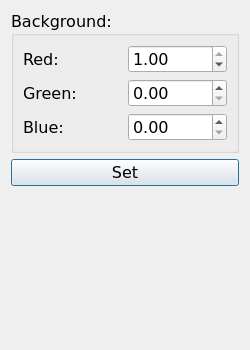
<?xml version="1.0" encoding="UTF-8"?>
<ui version="4.0">
 <class>ControlWindow</class>
 <widget class="QDialog" name="ControlWindow">
  <property name="geometry">
   <rect>
    <x>0</x>
    <y>0</y>
    <width>250</width>
    <height>350</height>
   </rect>
  </property>
  <property name="font">
   <font>
    <family>Verdana</family>
    <pointsize>12</pointsize>
   </font>
  </property>
  <property name="windowTitle">
   <string>Control</string>
  </property>
  <layout class="QVBoxLayout" name="verticalLayout_2">
   <item>
    <widget class="QGroupBox" name="groupBox">
     <property name="title">
      <string>Background:</string>
     </property>
     <layout class="QVBoxLayout" name="verticalLayout">
      <item>
       <layout class="QGridLayout" name="gridLayout">
        <item row="0" column="0">
         <widget class="QLabel" name="redBgLabel">
          <property name="text">
           <string>Red:</string>
          </property>
         </widget>
        </item>
        <item row="0" column="1">
         <widget class="QDoubleSpinBox" name="redBgDSpinBox">
          <property name="maximum">
           <double>1.000000000000000</double>
          </property>
          <property name="singleStep">
           <double>0.010000000000000</double>
          </property>
          <property name="value">
           <double>1.000000000000000</double>
          </property>
         </widget>
        </item>
        <item row="1" column="0">
         <widget class="QLabel" name="greenBgLabel">
          <property name="text">
           <string>Green:</string>
          </property>
         </widget>
        </item>
        <item row="1" column="1">
         <widget class="QDoubleSpinBox" name="greenBgDSpinBox">
          <property name="maximum">
           <double>1.000000000000000</double>
          </property>
          <property name="singleStep">
           <double>0.010000000000000</double>
          </property>
         </widget>
        </item>
        <item row="2" column="0">
         <widget class="QLabel" name="blueBgLabel">
          <property name="text">
           <string>Blue:</string>
          </property>
         </widget>
        </item>
        <item row="2" column="1">
         <widget class="QDoubleSpinBox" name="blueBgDSpinBox">
          <property name="maximum">
           <double>1.000000000000000</double>
          </property>
          <property name="singleStep">
           <double>0.010000000000000</double>
          </property>
         </widget>
        </item>
       </layout>
      </item>
     </layout>
    </widget>
   </item>
   <item>
    <widget class="QPushButton" name="setBgColorButton">
     <property name="text">
      <string>Set</string>
     </property>
    </widget>
   </item>
   <item>
    <spacer name="verticalSpacer">
     <property name="orientation">
      <enum>Qt::Vertical</enum>
     </property>
     <property name="sizeHint" stdset="0">
      <size>
       <width>20</width>
       <height>167</height>
      </size>
     </property>
    </spacer>
   </item>
  </layout>
 </widget>
 <resources/>
 <connections/>
</ui>
